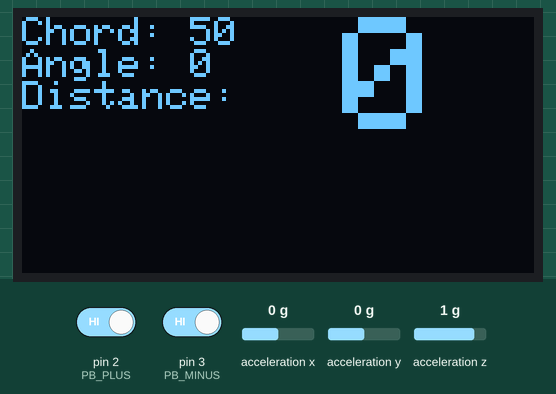
This sketch was run on a simulated Arduino Uno, built with avr-gcc and run on an emulated ATmega328P. Parts: 128×64 one-colour display. The test bench sets the inputs (shaded band); at power-on: pin 2 (PB_PLUS) HIGH, pin 3 (PB_MINUS) HIGH, acceleration y 0 g, acceleration z 1 g, acceleration x 0 g.

Above: at 1.2 s.
1.3 s: pin 2 (PB_PLUS) driven LOW
At 1.65 s:
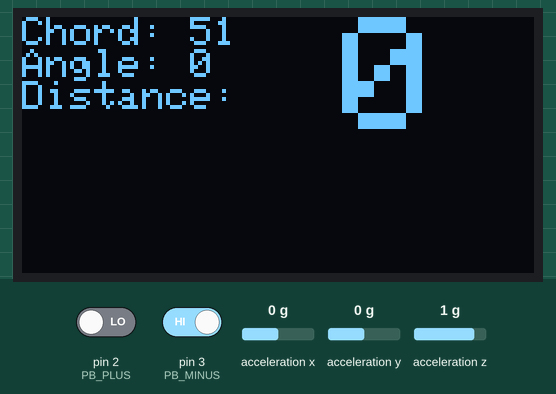
3.9 s: pin 3 (PB_MINUS) driven LOW
At 5.1 s:
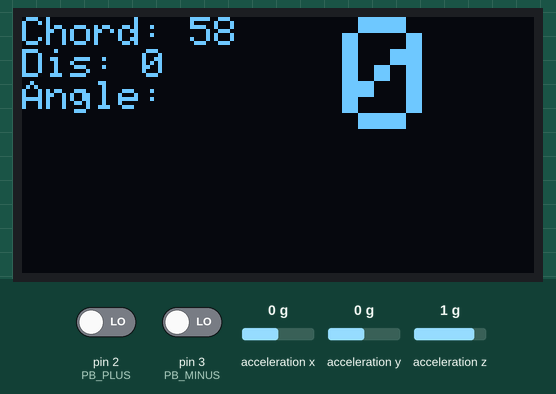
6.1 s: acceleration y set to -1.4 g
At 7.5 s:
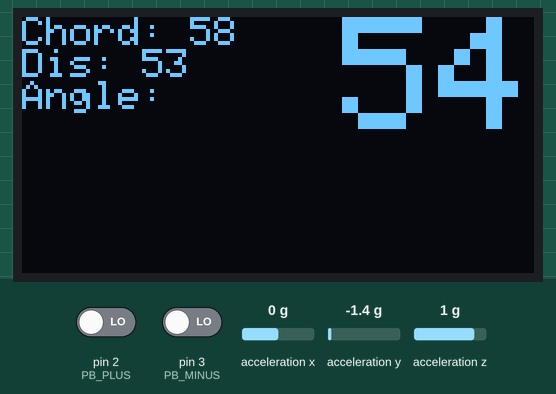
9.1 s: acceleration z set to -1.4 g
At 10.6 s:
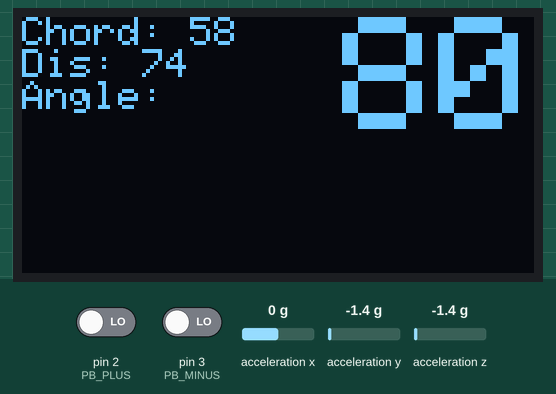
12.1 s: pin 2 (PB_PLUS) driven HIGH
At 12.54 s:
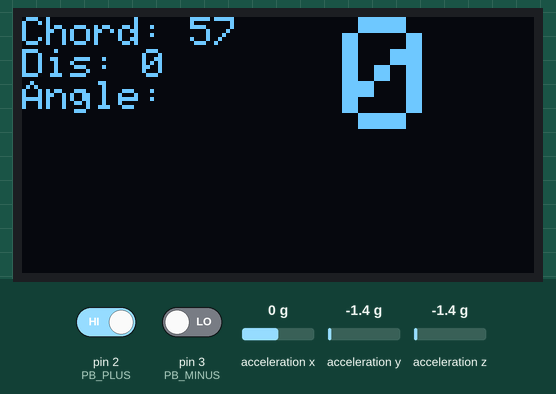
14.2 s: acceleration y set to -0.8 g
At 14.97 s:
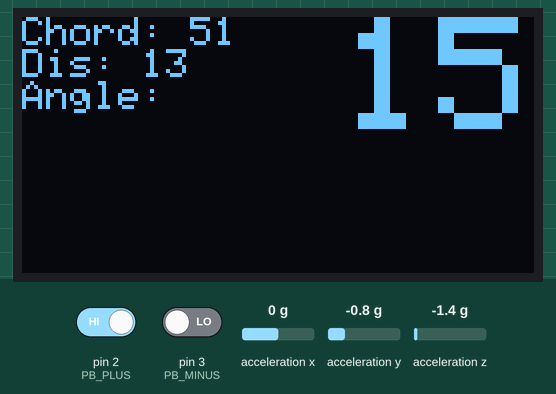
Timing chart, 0 to 17.2 s (numbered marks = the images above; inputs shaded):
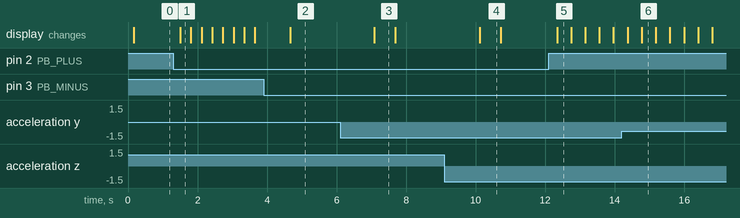

The sketch:

Angle_and_tow_meter.ino
```cpp
#include <Wire.h>
#include <Adafruit_Sensor.h>
#include <Adafruit_ADXL345_U.h>
#include <Adafruit_GFX.h>
#include <Adafruit_SSD1306.h>

/* Assign a unique ID to this sensor at the same time */
Adafruit_ADXL345_Unified accel = Adafruit_ADXL345_Unified(12345);

#define OLED_RESET 4
Adafruit_SSD1306 display(OLED_RESET);

#define NUMFLAKES 10
#define XPOS 0
#define YPOS 1
#define DELTAY 2

const int PB_PLUS = 2;
const int PB_MINUS = 3;
const int PB_INIT = 4;

// Variables
int corde_gouverne = 50;     // Corde de la gouverne

// Variables d'initialisation

boolean INIT = false;
boolean INVERT = false;

//  Vecteurs acceleration (3 axe)
//              x,y,z
double v_neutre [3] = {0,0,0};
double v_courant [3] = {0,0,0};
// Variables de calcul
double produit_v;
double norme_v_neutre;
double norme_v_courant;
float angle;
float debattement;
// Variable de gestion de l'affichage
char ligne_texte [17];
int angle_aff;
int debattement_aff;
//debug
boolean debug = false;

void setup(void)
{
  Serial.begin(9600);

//  pinMode(PB_PLUS,INPUT);
//  pinMode(PB_MINUS, INPUT);
//  pinMode(PB_INIT, INPUT);

  /* Initialise the sensor */
  if(!accel.begin())
  {
    /* There was a problem detecting the ADXL345 ... check your connections */
    Serial.println("Ooops, no ADXL345 detected ... Check your wiring!");
    while(1);
  }

  /* Set the range to whatever is appropriate for your project */
  accel.setRange(ADXL345_RANGE_2_G);
  // displaySetRange(ADXL345_RANGE_8_G);
  // displaySetRange(ADXL345_RANGE_4_G);
  // displaySetRange(ADXL345_RANGE_2_G);
  //accel.setDataRate(ADXL345_DATARATE_3200_HZ);


  display.begin(SSD1306_SWITCHCAPVCC, 0x3C); // initialize with the I2C addr 0x3C
  display.clearDisplay();   // clears the screen and buffer   // Efface l'écran
}

void loop(void)
{

  /* Get a new sensor event */
  sensors_event_t event;
  accel.getEvent(&event);

  // Lecture du capteur LIS3DH
  v_courant [0] = event.acceleration.x;
  v_courant [1] = event.acceleration.y;
  v_courant [2] = event.acceleration.z;

  // plan de calcul : y/z :
  // axes : x:0  y:1  z:2
  // Calcul du produit : v_neutre . v_courant
    produit_v = v_neutre [1] * v_courant [1] + v_neutre [2] * v_courant [2];
  //
  // Calcul norme : v_neutre
    norme_v_neutre = sqrt (sq (v_neutre [1]) + sq (v_neutre [2]));
  //
  // Calcul norme : v_courant
    norme_v_courant = sqrt (sq (v_courant [1]) + sq (v_courant [2]));
  //
  // Calcul de l'angle en radians
    angle = acos (produit_v  / (norme_v_neutre * norme_v_courant));
  //  debattement gouverne
  //  Equation = 2 x sinus (Angle/2) * corde gouverne
    debattement = abs( (corde_gouverne * 2.0) * sin (angle/2.0));
  // Conversion de l'angle en degres
    angle = abs(angle * 180 / 3.14159265359);


  if (digitalRead(PB_INIT) == LOW)
  {
     v_neutre [1] = event.acceleration.y;
     v_neutre [2] = event.acceleration.z;
     INIT = true;
     display.clearDisplay();
     delay(100);
  }

  if (digitalRead(PB_PLUS) == LOW & digitalRead(PB_MINUS) == LOW )
  {
    if (INVERT == true);INVERT = false;
    delay(100);
  }

  if (digitalRead(PB_MINUS) == LOW & digitalRead(PB_INIT) == LOW )
  {
    if (INVERT == false);INVERT = true;
    delay(100);
  }

  if (digitalRead(PB_PLUS) == LOW)
  {
    corde_gouverne++;
    delay(100);
  }

  if (digitalRead(PB_MINUS) == LOW)
  {
    corde_gouverne--;
    delay(100);
  }

  angle_aff = (int) (angle*10);
  debattement_aff = (int) (debattement*10);


  if (INIT  == false)
  {
    display.setTextSize(2);
    display.setTextColor(WHITE);
    display.setCursor(0,0);
    display.println("Click on");
    display.println("init !");
  }
  else
  {
    if (INVERT == false)
    {
      display.setTextSize(1);
      display.setTextColor(WHITE);
      display.setCursor(0,0);
      display.print("Chord: "); display.println(corde_gouverne);
      display.print("Angle: "); display.println(angle_aff/10);/*display.print(",");display.print(angle_aff%10); display.println(" deg")*/;
      display.print("Distance: ");
      display.setTextSize(4);
      display.setTextColor(WHITE);
      display.setCursor(80,0);
      display.print(debattement_aff/10);/*display.print(",");display.print(debattement_aff%10);display.println(" mm")*/;
    }
    if (INVERT == true)
    {
      display.setTextSize(1);
      display.setTextColor(WHITE);
      display.setCursor(0,0);
      display.print("Chord: "); display.println(corde_gouverne);
      display.print("Dis: "); display.println(debattement_aff/10);/*display.print(",");display.print(debattement_aff%10);display.println(" mm")*/;
      display.print("Angle: ");
      display.setTextSize(4);
      display.setTextColor(WHITE);
      display.setCursor(80,0);
      display.print(angle_aff/10);/*display.print(",");display.print(angle_aff%10); display.println(" deg")*/;
    }
  }
  display.display();
  delay(75);
  display.clearDisplay();

  if (debug == true)
  {
    Serial.print(" v_courant_x: "); Serial.print(v_courant [0]); Serial.print(";");
    Serial.print(" v_courant_y: "); Serial.print(v_courant [1]); Serial.print(";");
    Serial.print(" v_courant_z: "); Serial.print(v_courant [2]); Serial.print(";");
    Serial.print(" v_neutre_x: "); Serial.print(v_neutre [0]); Serial.print(";");
    Serial.print(" v_neutre_y: "); Serial.print(v_neutre [1]); Serial.print(";");
    Serial.print(" v_neutre_z: "); Serial.print(v_neutre [2]); Serial.print(";");
    Serial.print(" produit_v: "); Serial.print(produit_v); Serial.print(";");
    Serial.print(" norme_v_neutre: "); Serial.print(norme_v_neutre); Serial.print(";");
    Serial.print(" norme_v_courant: "); Serial.print(norme_v_courant); Serial.print(";");
    Serial.print(" Angle: "); Serial.print(angle); Serial.print(";");
    Serial.print(" Angle_aff: ");Serial.print(angle_aff/10);Serial.print(",");Serial.print(angle_aff%10); Serial.print(" deg"); Serial.print(";");
    Serial.print(" Chord :"); Serial.print(corde_gouverne);Serial.print(";");
    Serial.print(" Debatement :");Serial.print(debattement_aff/10);Serial.print(",");Serial.print(debattement_aff%10); Serial.print(";");
    Serial.println(INVERT);
  }

}
```

Measured:
- after the input at 1.3 s, the display: changes after 0.20 s (image 1)
- after the input at 3.9 s, the display: changes after 0.76 s (image 2)
- after the input at 6.1 s, the display: changes after 0.99 s (image 3)
- after the input at 9.1 s, the display: changes after 1.0 s (image 4)
- after the input at 12.1 s, the display: changes after 0.24 s (image 5)
- what the display in image 3 shows lasts 0.6 s, from 7.1 s to 7.7 s
- what the display in image 5 shows lasts 0.4 s, from 12.3 s to 12.7 s
